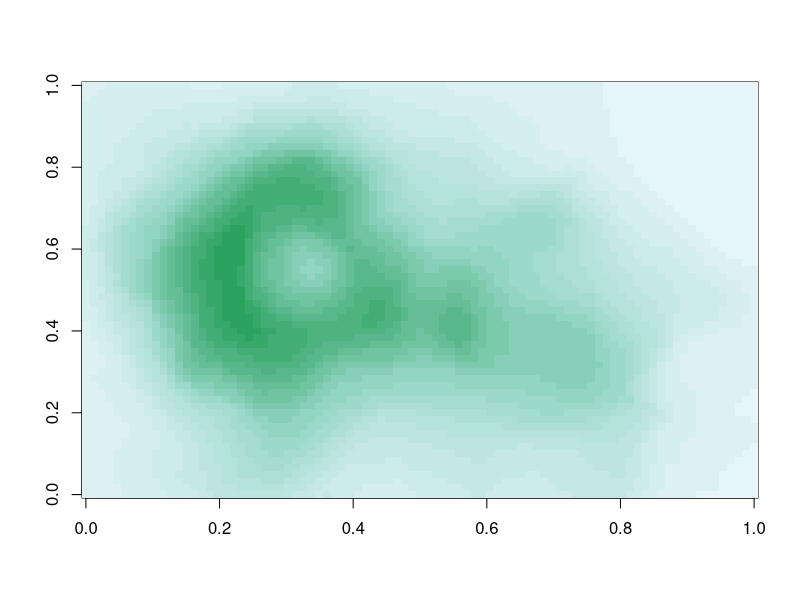
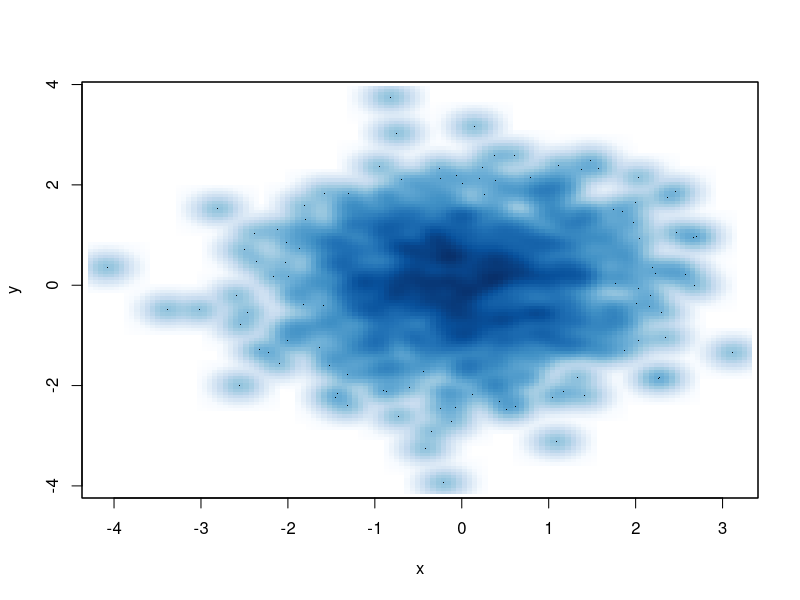
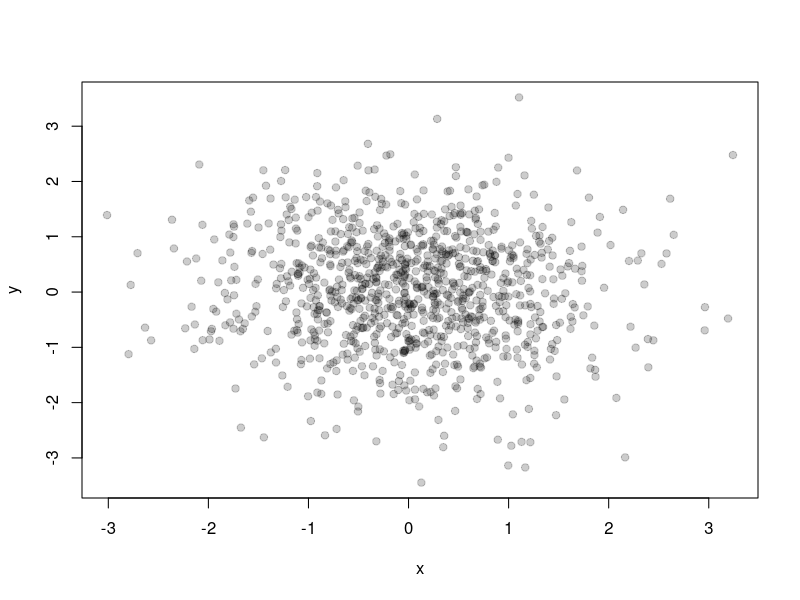

Write the R code that produced these figures, in order.

# returns the list of colors that R understands
colors()

# creating palettes of colors. you can then choose a color that falls
# between the two colors by passing a value [0, 1]. p is a returned
# function
p <- colorRamp(c("red", "blue"))
p(.5)
p(.76)

# returns a function that lets you choose N "equally spaced" colors
# between the given colors
p <- colorRampPalette(c("red", "yellow"))
p(2)
p(10)

# RColorBrewer pacakge --> provides useful color palletes
# sequential -- ordered data (classes, continuous )
#   - colors with a neutral start: white, light red, red
# diverging -- diverging data (variance, deviations, etc)
#   - colors with a neutral center: red, white, green 
#
# qualitative -- (unordered, categorical data. (classes) )
#   - random colors
library(RColorBrewer)
cols <- brewer.pal(3, "BuGn")
pal <- colorRampPalette(cols)
image(volcano, col = pal(20))


# when plotting massive clusters, it is better to use smoothScatter
# 2D histogram vs a bunch of points
x <- rnorm(1000)
y <- rnorm(1000)
smoothScatter(x, y)

# you can specify a color using rgb() as well as transparancy
# 0 = transparent, 1 = opaque
x <- rnorm(1000)
y <- rnorm(1000)
plot(x, y, col = rgb(0, 0, 0, alpha=.2), pch=19)